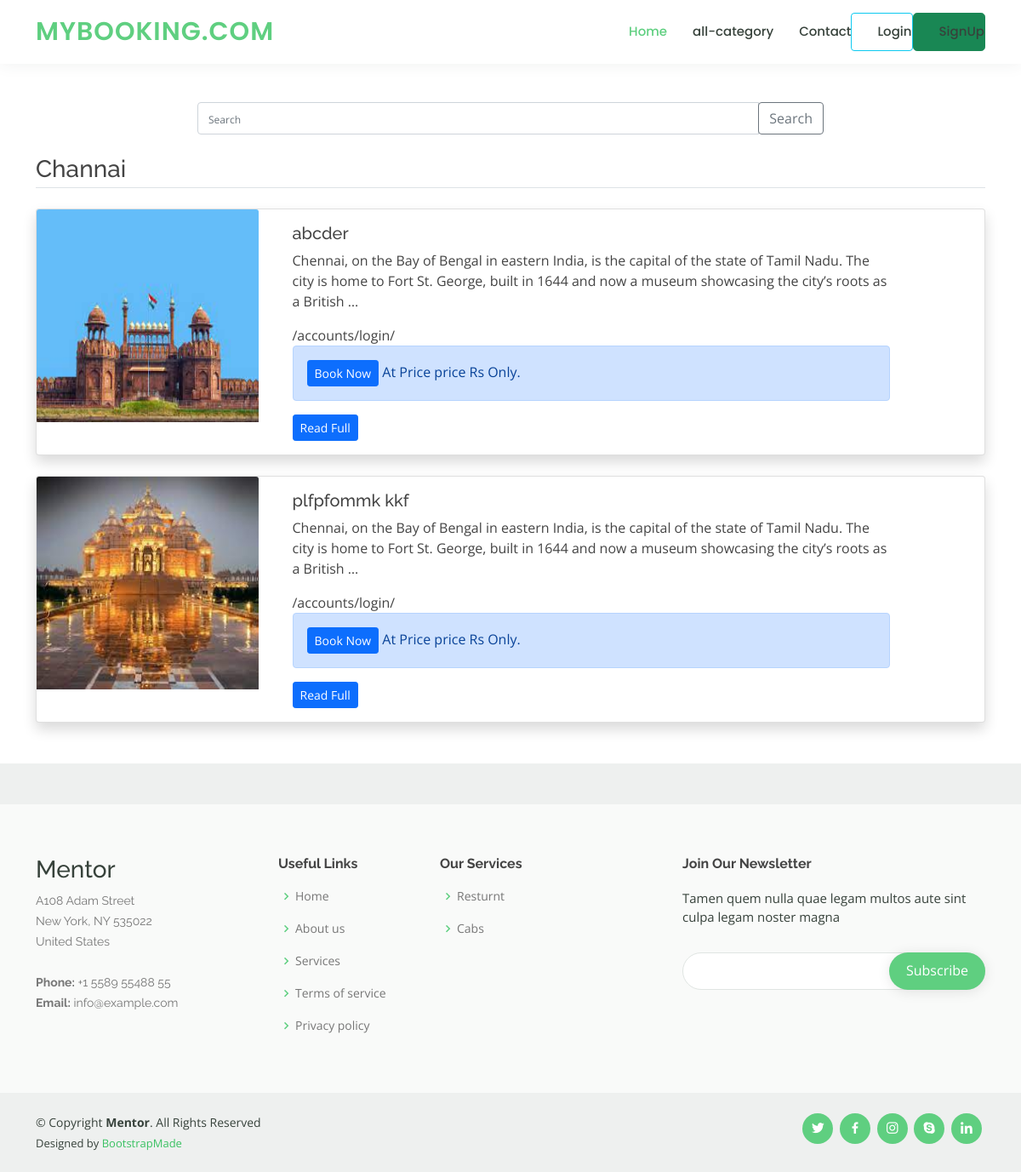
Page /category/4 on the committed database.
### testapp/models.py (models this page shows, shortened)
class State(models.Model):
    title=models.CharField(max_length=200)
    category_image=models.ImageField(upload_to='imgs/')
    class Meta:
        verbose_name_plural='State'
    def __str__(self):
        return self.title

class Place(models.Model):
    category=models.ForeignKey(State,on_delete=models.CASCADE)
    title=models.CharField(max_length=300)
    image=models.ImageField(upload_to='imgs/')
    detail=models.TextField()
    add_time=models.DateTimeField(auto_now_add=True)
    price = models.IntegerField(null=True)
    class Meta:
        verbose_name_plural='Place'

### testapp/views.py (the view)
# urls.py: path('category/<int:id>',views.category,name='category'),
def category(request,id):
    category=State.objects.get(id=id)
    print('--------',category)
    news=Place.objects.filter(category=category)
    if 'place' in request.GET:
        news=request.GET['place']
        print('-----',news)
        news=Place.objects.filter(title__icontains=news).order_by('-id')
        print(news)
    else:
        news=Place.objects.filter(category=category)
    return render(request,'testapp/state-place.html',{'all_news':news,'category':category})

### templates/testapp/state-place.html
{% extends 'testapp/base_test.html' %}
{% block content %}
<br>
<br>
<br>
<div class="container mt-5">
	<div class="row">
		<div class="col-md-8 offset-2">
			<form class="" method="GET">
				<div class="input-group">
					<input type="text" name="place" class="form-control" placeholder="Search">
				<div class="input-group-append">
							<button class="btn btn-outline-secondary" type="submit">Search</button>
				</div>
				 </div>
			</form>
	</div>
</div>
</div>
<main class="container mt-3 mb-5">
	<h3 class="border-bottom pb-1 my-4">{{category.title}}</h3>
    {% for news in all_news %}
	<div class="card mb-4 shadow">
	  <div class="row no-gutters">
	    <div class="col-md-3">
            <img src="{{news.image.url}}" class="card-img-top" alt="{{news.title}}" height="250px">
	    </div>
	    <div class="col-md-8">
	      <div class="card-body">
	        <h5 class="card-title">{{news.title}}</h5>
	        <p class="card-text">{{news.detail|truncatewords:40}}</p>/accounts/login/
					<p class="alert alert-primary"><a  href="/payment" class="btn btn-sm btn-primary">Book Now </a> At  Price {{news.price}} Rs Only.</p>
					<p class="card-text"><a href="/detail/{{news.id}}" class="btn btn-sm btn-primary">Read Full</a></p>
	      </div>
	    </div>
	  </div>
    </div>
    {% endfor %}
</main>
{% endblock %}

### static/css/style.css (style rules this page uses)
body { font-family: "Open Sans", sans-serif; color: #444444; }
a { color: #5fcf80; text-decoration: none; }
h1, h2, h3, h4, h5, h6 { font-family: "Raleway", sans-serif; }

### static/css/payment.css (style rules this page uses)
::placeholder { font-size: 12px }

### rows in the picture
State: title "Channai"
Place: image (picture), title "abcder", detail "Chennai, on the Bay of Bengal in eastern India, is the capital of the state of Tamil Nadu. The city is home to Fort St. George, built in 1644 and now a museum showcasing the city’s roots as a British …", price "price"
Place: image (picture), title "plfpfommk kkf", detail "Chennai, on the Bay of Bengal in eastern India, is the capital of the state of Tamil Nadu. The city is home to Fort St. George, built in 1644 and now a museum showcasing the city’s roots as a British …", price "price"
